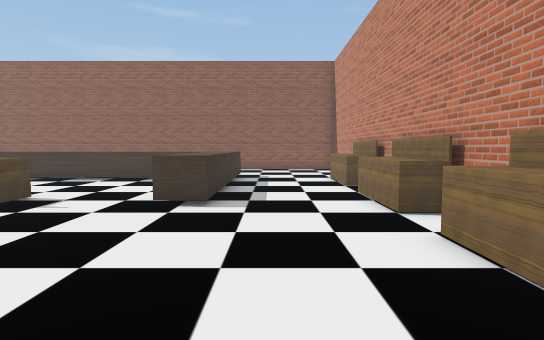
[1] (above)

19 first-person views from a walk through a Unity game level. The camera is 1.3 m above the floor, tilts 4° down and sees 80° across. The floor is counted in squares, 1 m on a side. Each view is taken from the middle of a square. On the plan, view 1 faces up. The plan holds only what a view shows up to about 14 squares ahead; the rest is blank. Some surface patterns are stand-ins.

[2]
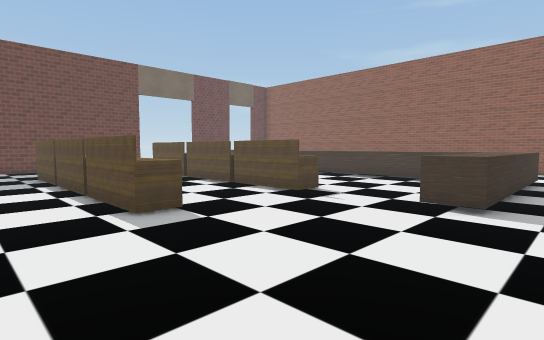

[3]
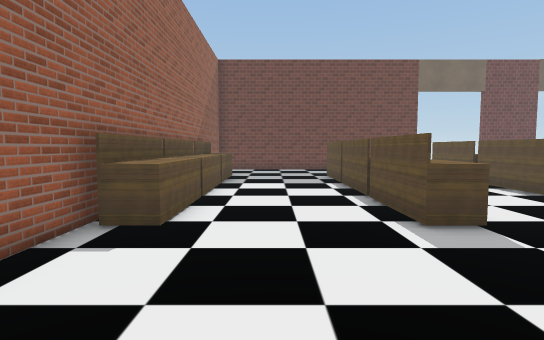

[4]
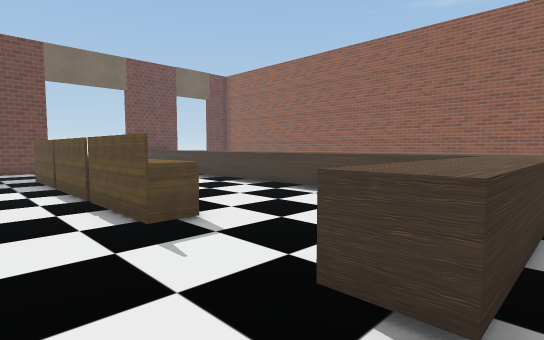

[5]
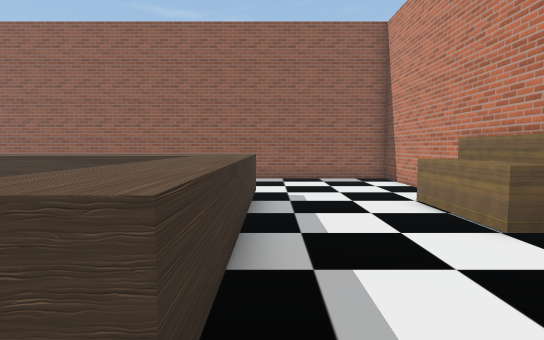

[6]
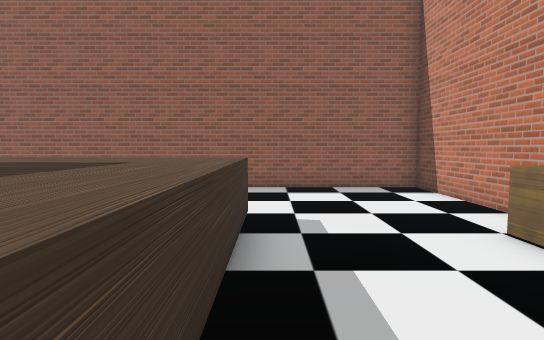

[7]
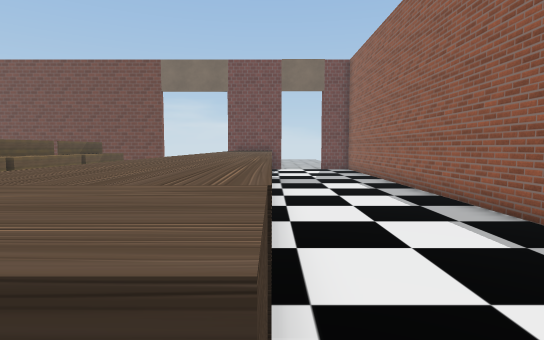

[8]
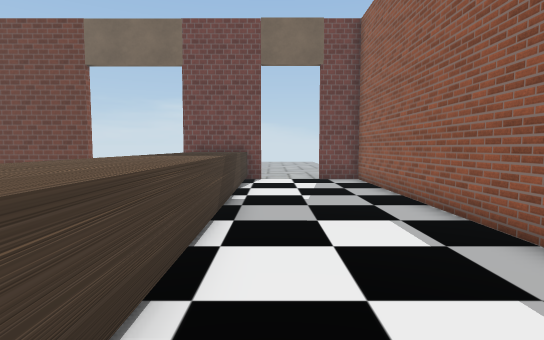

[9]
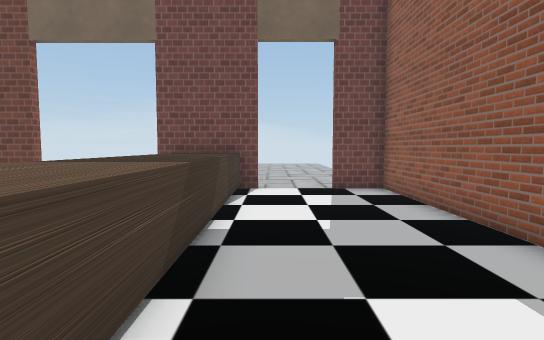

[10]
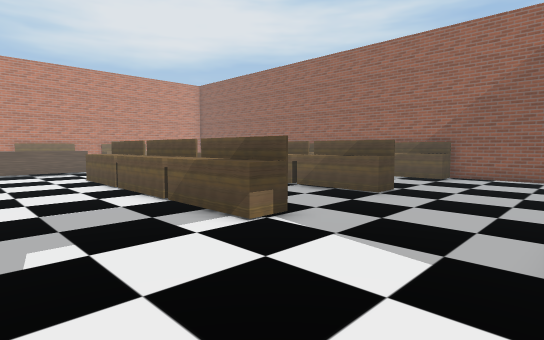

[11]
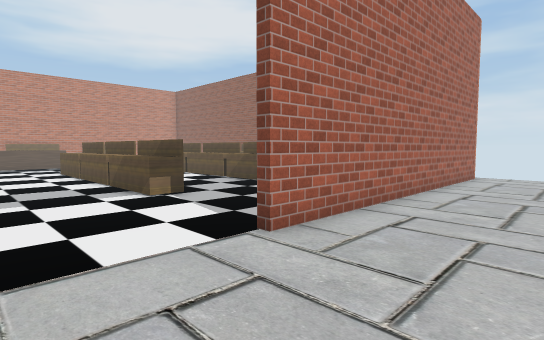

[12]
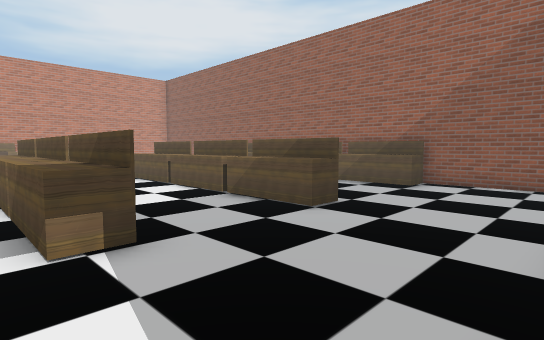

[13]
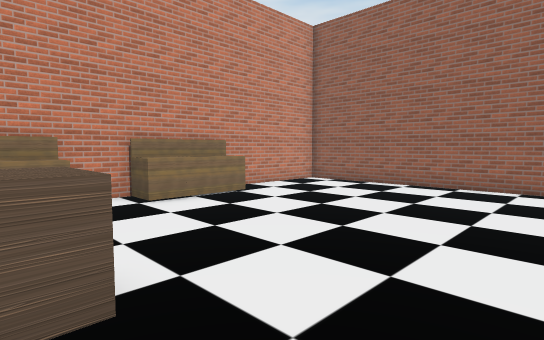

[14]
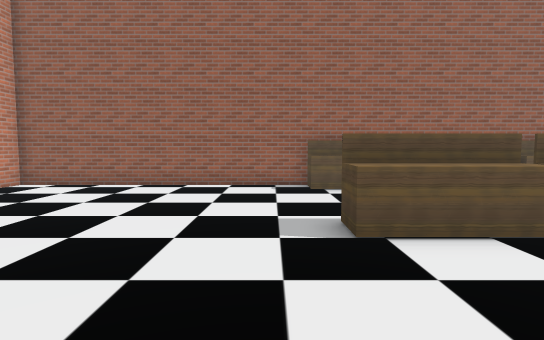

[15]
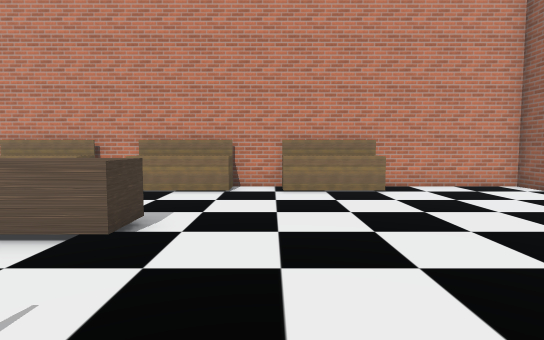

[16]
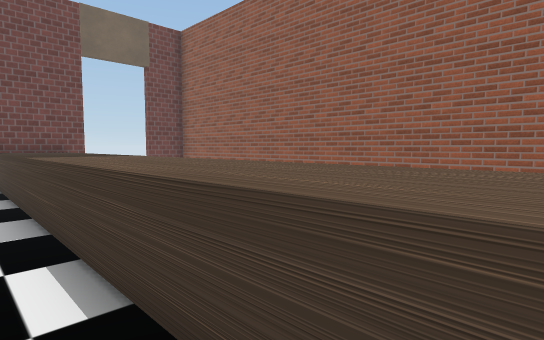

[17]
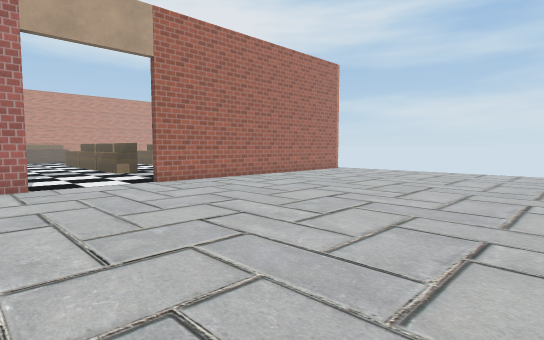

[18]
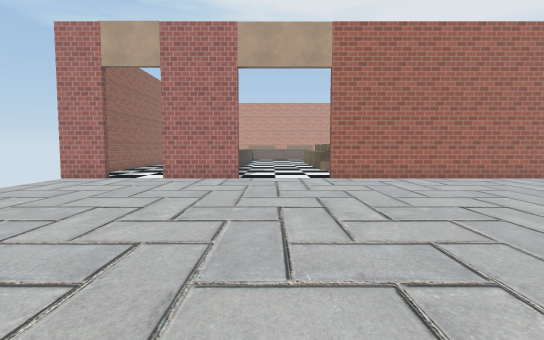

[19]
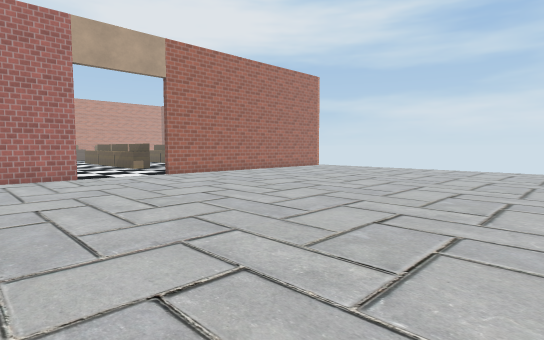

### Floor plan
Key: @ floor where view 1 was taken; # wall or solid block; . floor; ^ raised ledge; O other object.
Columns run from 35 left of view 1 to 4 right of it. Each row starts with its distance up from view 1.
 20                #########################
 19           .....#...............  ......#
 18          ......#...............  ......#
 17         ...............................#
 16 .  .............................  .....#
 15   .............#^^^^^^^^^^^^^^^^^^.....#
 14  ..............#^^^^^^^^^^^^^^^^^^....O#
 13 ...............#^^^^^^^^^^^^^^^^^^....O#
 12 ................................^^....O#
 11 ................................^^....O#
 10 ................................^^.....#
  9  ...............................^^....O#
  8  ..............#...OOOOOOOOOOO..^^....O#
  7  ..............#....OOOOOOOOO....^....O#
  6  ..............#......................O#
  5  ..............#......................O#
  4  ..............#......................O#
  3  ..............#...OOOOOOOOOOO........O#
  2  ..............#......................O#
  1  .........  ...#.......................#
  0   .......   ...#...................@...#
 -1     ....    ...#.......................#
 -2      ..     ...#...OOOOOOOOOOO.........#
 -3             ...#########################

Positions as (right, up) in squares from view 1, and headings:
1: (0, 0), facing up
2: (0, 0), facing up-left
3: (-1, 0), facing left
4: (-1, 5), facing up-left
5: (-1, 6), facing up
6: (-1, 9), facing up
7: (-1, 15), facing left
8: (-7, 16), facing left
9: (-10, 16), facing left
10: (-20, 12), facing down-right
11: (-24, 12), facing down-right
12: (-20, 9), facing down-right
13: (-5, 8), facing down-right
14: (-5, 8), facing down
15: (-7, 5), facing right
16: (-7, 12), facing up-left
17: (-32, 14), facing down-right
18: (-34, 11), facing right
19: (-35, 16), facing down-right
